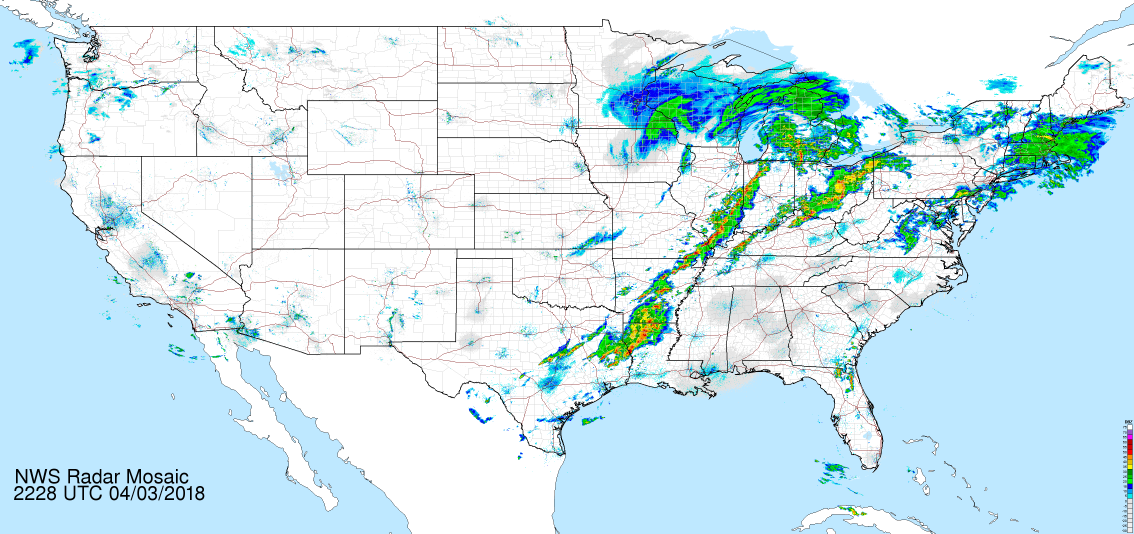
#> input picture NatLoop.gif, 3400 x 1600 px (shown at 1/3 size)
$ python giftest.py
#> lines starting #> are read from the running program, lines starting #| are printed output that depends on the picture
from PIL import Image #Pip install windows pillow
from PIL import ImageSequence
import os

##image size args
##kansas: 1361,500,510,270
#x = 0
#y = 0
#width = 100
#height = 100

# this file is broken and only shows washington##############

def gifcrop(ax,ay,bx,by): #defines two points, a and b.
#> called with ax = 1361, ay = 500, bx = 510, by = 270
    im = Image.open('NatLoop.gif')
#> im is the input picture: PIL image 3400x1600 P; mean R, G, B, A 205.9, 230.8, 238.3, 255
#    if os.path.isdir('somedir'):
    for frame in enumerate(ImageSequence.Iterator(im)):
        crop = im.crop((ax,ay,ax+bx,ay+by))
        crop.convert('RGBA')
        #print('saved %d' % i)
        print(im.format, im.size, im.mode)
#> this loop made 8 passes
#| GIF (3400, 1600) P
#| GIF (3400, 1600) RGBA
#| GIF (3400, 1600) RGBA
#| GIF (3400, 1600) RGBA
#| GIF (3400, 1600) RGBA
#| GIF (3400, 1600) RGBA
#| GIF (3400, 1600) RGBA
#| GIF (3400, 1600) RGBA
#> pass 1, in gifcrop, `crop = im.crop((ax,ay,ax+bx,ay+by))`:
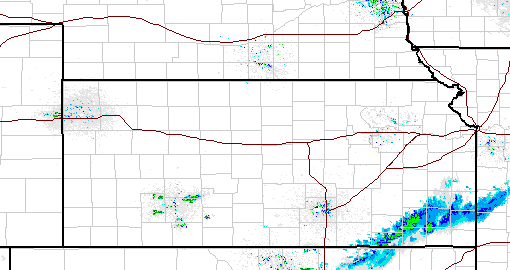
#> crop: PIL image 510x270 P; mean R, G, B, A 234.3, 238.2, 239.4, 255
#> pass 2, in gifcrop, `crop = im.crop((ax,ay,ax+bx,ay+by))`:
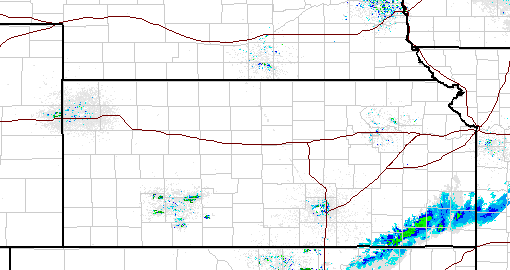
#> crop: PIL image 510x270 RGBA; mean R, G, B, A 234.9, 238.5, 239.5, 255
#> pass 3, in gifcrop, `crop = im.crop((ax,ay,ax+bx,ay+by))`:
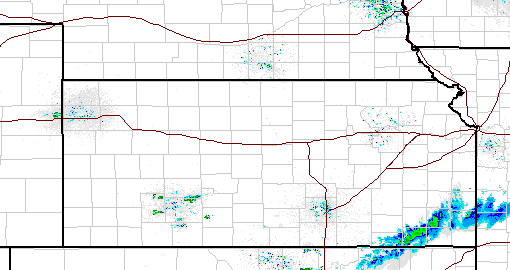
#> crop: PIL image 510x270 RGBA; mean R, G, B, A 235.5, 238.6, 239.6, 255
#> after the loop:
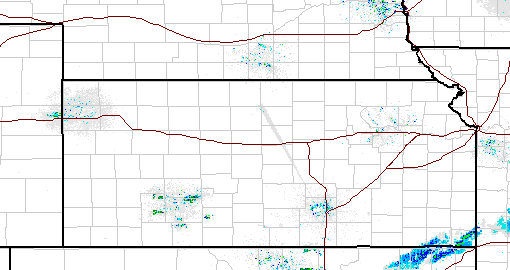
#> crop: PIL image 510x270 RGBA; mean R, G, B, A 238.7, 239.8, 240.2, 255
    frames = [frame.copy() for frame in ImageSequence.Iterator(im)]
#> frames = 8 items
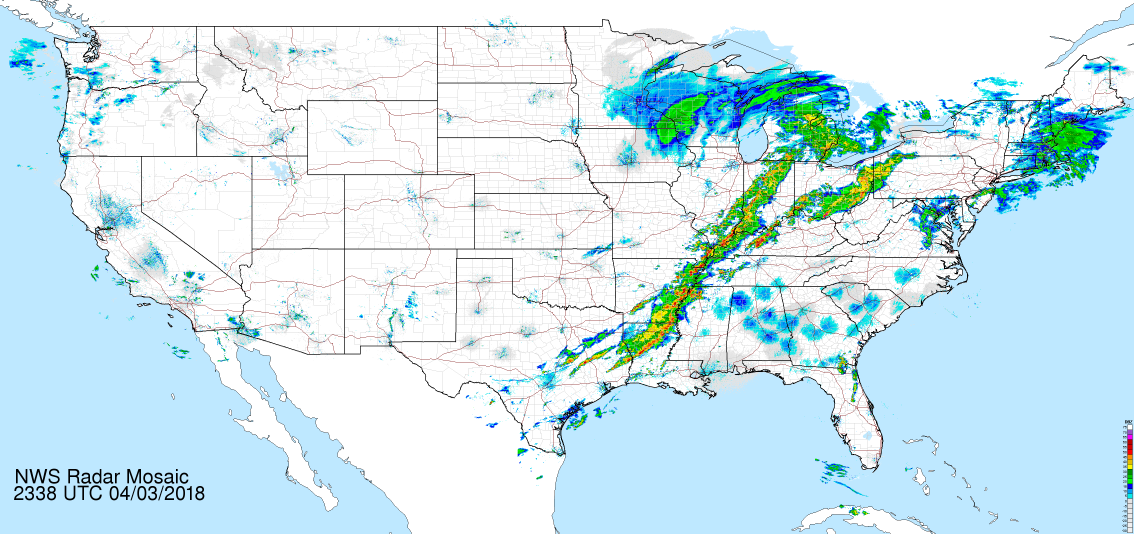
#> im: PIL image 3400x1600 RGBA (shown at 1/3 size); mean R, G, B, A 205.5, 230.9, 238.3, 255
    crop.convert('L').save('out.gif', save_all=True, append_images=frames[0:], duration=1)
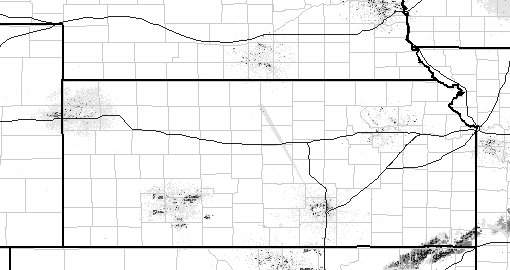
#> saved as out.gif: PIL image 510x270 L; min 0, max 255, mean 239.5
#use gifcrop(x,y,width,height)
gifcrop(1361, 500, 510, 270)
